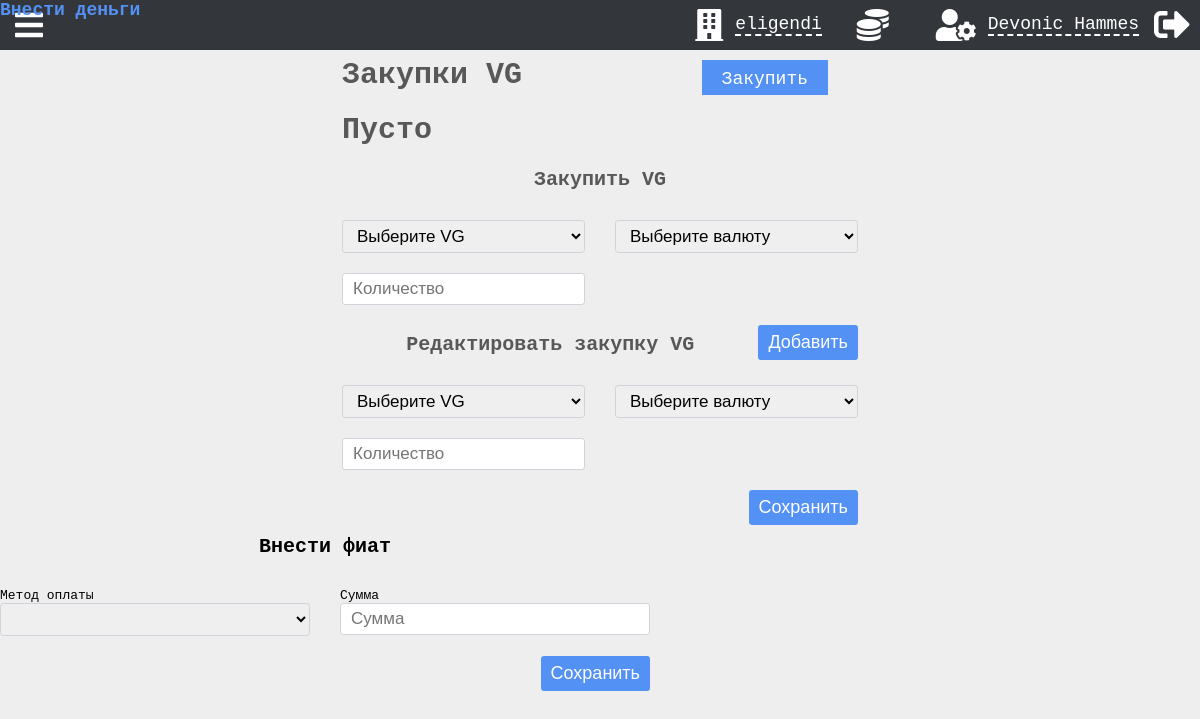
The app's page /content/vg-purchases.php (signed in), older data.
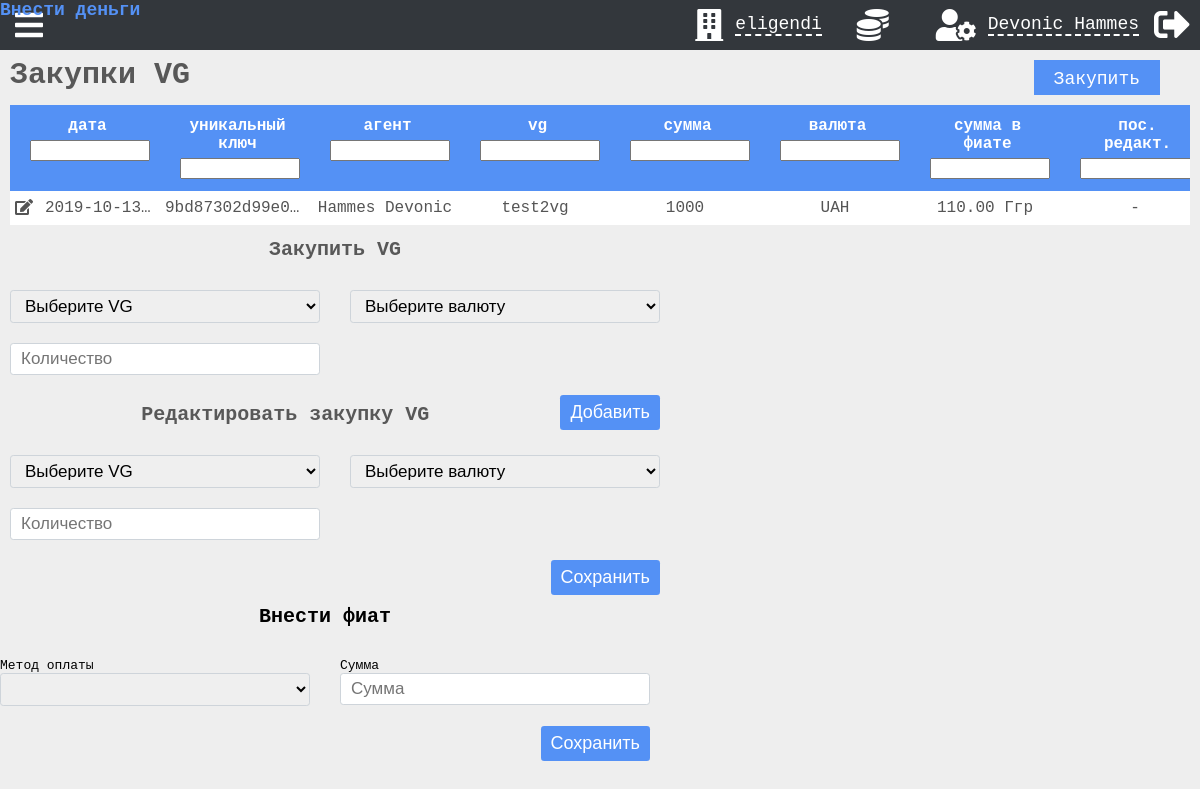
The same page, newer data.
### tables this page shows
CREATE TABLE `vg_purchases` (
  `vg_purchase_id` int(11) NOT NULL,
  `user_id` int(11) NOT NULL,
  `vg_data_id` int(11) NOT NULL,
  `fiat_id` int(11) NOT NULL,
  `vg_purchase_sum` decimal(15,2) NOT NULL,
  `vg_purchase_sum_currency` decimal(15,2) NOT NULL,
  `vg_purchase_credit` decimal(15,2) NOT NULL,
  `vg_purchase_on_credit` tinyint(1) NOT NULL,
  `date` datetime NOT NULL DEFAULT CURRENT_TIMESTAMP,
  `vg_purchase_unique_key` varchar(200) DEFAULT NULL
);

### components/modals/vgPurchase.php (the view, shortened to what the changed rows need)
<?php
function vgPurchaseAddModal($data)
{
    $output = '
<div id="VGPurchase-Modal" class="modal" action="" role="form">
<form id="add-vg-purchase-form">
  <h2 class="modal-title">Закупить VG</h2>
  <div class="modal-inputs">
  <p>
  <select id="vgField" data-validation="required">
  <option value="" disabled selected>Выберите VG</option>';
    if (isset($data['vgs']))
        foreach ($data['vgs'] as $key => $var) {
            $output .= '<option value="' . $var['vg_data_id'] . '">' . $var['name'] . '</option>';
        }
    $output .= '</select>
  </p><p>
  <select id="fiatField" data-validation="required">
  <option value="" disabled selected>Выберите валюту</option>';
    if (isset($data['fiats']))
        foreach ($data['fiats'] as $key => $var) {
            $output .= '<option value="' . $var['fiat_id'] . '">' . $var['full_name'] . '</option>';
        }
    $output .= '
</select>
  </p>
  <p>
  <input id="vgSumField" data-validation="required length" data-validation-length="min1" placeholder="Количество" type="number" name="vg">
  </p>
  </div>
  <input class="modal-submit" type="submit" value="Добавить">
  </form>
</div>';
    if (iCan(1))
        $output .= vgPurchaseEditModal($data);
    return $output;
}
function vgPurchaseEditModal($data)
{
    $output = '
<div id="VGPurchase-edit-Modal" class="modal" action="" role="form">
<form id="edit-vg-purchase-form">
  <h2 class="modal-title" id="edit-vg-purchase-title">Редактировать закупку VG</h2>
  <div class="modal-inputs">
  <p>
  <select id="editVgField" data-validation="required">
  <option value="" disabled selected>Выберите VG</option>';
    if (isset($data['vgs']))
        foreach ($data['vgs'] as $key => $var) {
            $output .= '<option value="' . $var['vg_data_id'] . '">' . $var['name'] . '</option>';
        }
    $output .= '</select>
  </p><p>
  <select id="editFiatField" data-validation="required">
  <option value="" disabled selected>Выберите валюту</option>';
    if (isset($data['fiats']))
        foreach ($data['fiats'] as $key => $var) {
            $output .= '<option value="' . $var['fiat_id'] . '">' . $var['full_name'] . '</option>';
        }
    $output .='
</select>
  </p>
  <p>
  <input id="editVgSumField" data-validation="required length" data-validation-length="min1" placeholder="Количество" type="number" name="vg">
  </p>
  </div>
  <input class="modal-submit" type="submit" value="Сохранить">
  </form>
</div>';
    return $output;
}

### funcs.php (shortened to what the changed rows need)
<?php
function display_data($data, $options, $addition_data = NULL)
{
    if (!$options['prepared']) $data = mysqliToArray($data);
    return
        ("
        <div class='table-menu " . $options['type'] . "' " . ($options['range'] ? 'style = "justify-content: left;"' : '') . ">
            <h2 type=" . $options['type'] . ">" . $options['text'] . "</h2>"
            . (iCan($options['btn']) && iCanMax($options['btn-max']) ?
                "<p><a
                    id='add-btn'
                    href=\"#" . $options['type'] . "-Modal\"
                    rel=\"modal:open\">" . $options['btn-text'] . "
                    </a>
                </p>" : '') .
            ($options['range'] ? "
            <div id='reportrange" . $options['range'] . "' class='reportrange'>
                <i class='fa fa-calendar'></i>&nbsp;
                <span></span>
                <i class='fa fa-caret-down'></i>
            </div>" : '') .
            ($options['switch-vg-stat'] ?
                "<button class='switch-vg-stat' id='add-btn'>
                 </button>" : '') . "
        </div>
        <div class='table-wrapper " . $options['type'] . "' id='table-wrapper'>
            <a
                    class='display-none'
                    href='#" . $options['type'] . "-edit-Modal'
                    rel=\"modal:open\">
            </a>
            " . makeTable($data, $options) . "
        </div>
        " . chooseAddModal($options['type'], $data, $addition_data)
        );
}
function makeTable($data, $options)
{
    if (!$data || count($data) === 0) {
        return '<h2>Пусто</h2>';
    }
    $output = "<table class='table-container table table-fixed'>";
    foreach ($data as $key => $var) {
        $index = 0;
        if ($key === 0) {
            $output .= '<thead id="table-head"><tr>';
            foreach ($var as $col => $val) {
                if ($col == 'id') continue;
                $output .= "<th><div class='col-wrap'><p>" . $col . "</p><span></span></div><input id=$index-i></th>";
                $index++;
            }
            $output .= '</tr></thead><tbody id="tbody">';
        }
        $index = 0;
        $output .= '<tr  defaultVal = "' . $var['Имя'] . '" itemId = "' . $var['id'] . '">';
        foreach ($var as $col => $val) {
            if ($col == 'id') continue;
            $actions = '';
            if ($index == 0) {
                $actions .= $options['coins'] ? '<i class="fas fa-coins" modal="#' . $options['modal'] . '"></i>' : '';
                $actions .= $options['info'] ? '<i class="fas fa-info-circle" modal="info"></i>' : '';
                $actions .= $options['minus'] ? '<i class="fas fa-minus fa-trash" modal="delete"></i>' : '';
                $actions .= ($options['edit'] && iCan($options['edit'])) ? '<i class="fas fa-edit"  modal="' . $options['type'] . '-edit"></i>' : '';
            }
            if ($col == 'статус') {
                $output .= '<td class=' . $index . '-f title="' . $val . '"><p style="display: none">' . $val . '</p>
                <div class="button b2" id="button-10">
                <input type="checkbox" class="checkbox status ' . ($val == 0 ? 'checked' : '') . '" ' . ($val == 0 ? 'checked' : '') . '>
                <div class="knobs"></div>
                </div>
            </td>';
            } else {
                $output .= '<td class=' . $index . '-f title="' . $val . '">' . $actions . formatData($val) . '</td>';
            }
            $index++;
        }
        $output .= '</tr>';
    }
    $output .= '</tbody></table>';
    return $output;
}
function formatData($val)
{
    if (is_numeric($val))
        $val = round($val, 2);
    return $val === '' || $val === null ? '-' : $val;
}
function mysqliToArray($mysqli_result)
{
    $i = 0;
    $data = null;
    while ($new = mysqli_fetch_assoc($mysqli_result)) $data[$i++] = $new;
    return $data;
}
function chooseAddModal($name, $data, $more_data = NULL)
{
    switch ($name) {
        case "VGPurchase":
            return vgPurchaseAddModal($more_data);
    }
}
function accessLevel($role = false)
{
    $r = $role ? $role : $_SESSION['role'];
    switch ($r) {
        case 'admin':
            return 2;
    }
}
function iCan($actionLvl)
{
    return !is_null($actionLvl) && $actionLvl <= accessLevel();
}
function iCanMax($actionLvl)
{
    return is_null($actionLvl) || $actionLvl >= accessLevel();
}

Row changes from the older to the newer data that the page shows:
added vg_purchases: date "2019-10-13 9bd87302d99e0 test2vg 1000 UAH"
Text that changed along with them:
formatData($val): (not shown) → "Hammes Devonic 110.00 Ггр -"
new list line: "дата "
new list line: "уникальный ключ "
new list line: "агент "
new list line: "vg "
new list line: "сумма "
new list line: "валюта "
new list line: "сумма в фиате "
new list line: "пос. редакт. "
text no longer shown: "Пусто"
